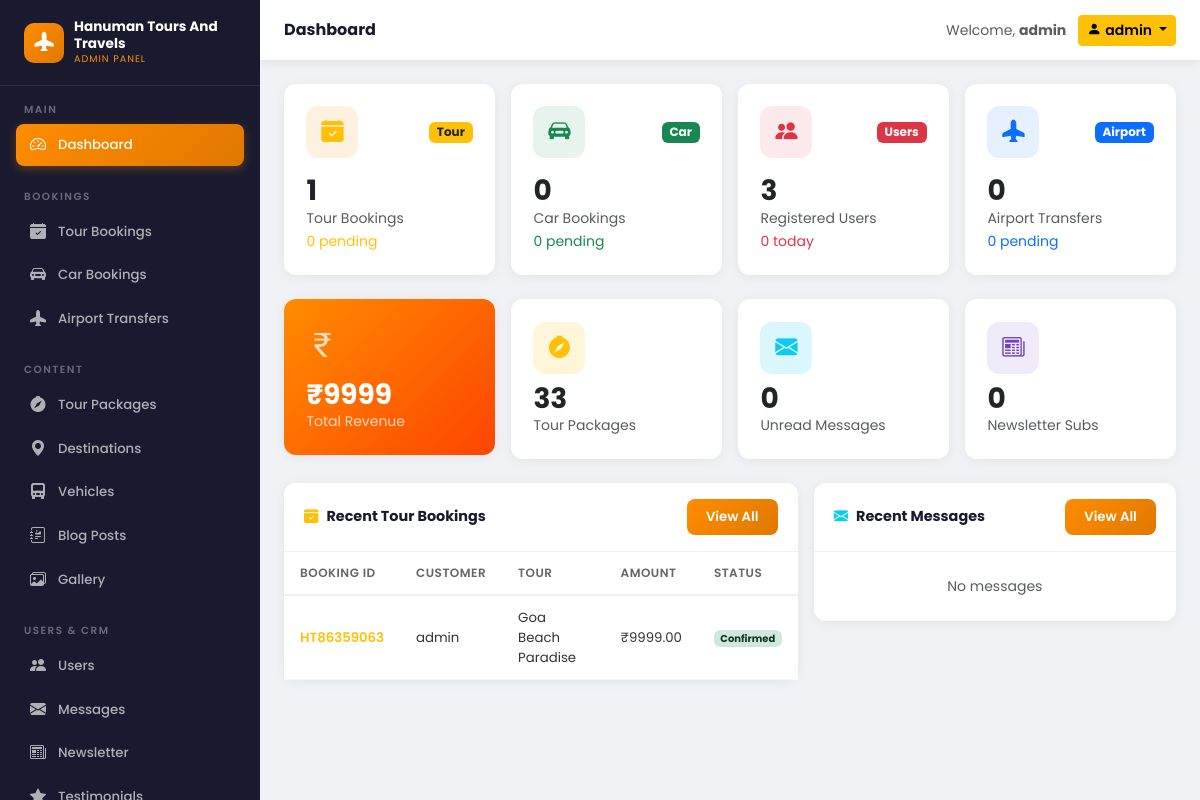
The page /panel/ (signed in) on the database its author committed.
### bookings/models.py (models this page shows, shortened)
class Booking(models.Model):
    STATUS_CHOICES = [
        ('pending', 'Pending'),
        ('confirmed', 'Confirmed'),
        ('cancelled', 'Cancelled'),
        ('completed', 'Completed'),
    ]
    PAYMENT_STATUS = [
        ('unpaid', 'Unpaid'),
        ('partial', 'Partial'),
        ('paid', 'Paid'),
        ('refunded', 'Refunded'),
    ]
    booking_id = models.CharField(max_length=20, unique=True, editable=False)
    user = models.ForeignKey(User, on_delete=models.CASCADE, related_name='bookings')
    tour = models.ForeignKey(TourPackage, on_delete=models.CASCADE, related_name='bookings')
    travel_date = models.DateField()
    num_adults = models.PositiveIntegerField(default=1)
    num_children = models.PositiveIntegerField(default=0)
    total_amount = models.DecimalField(max_digits=12, decimal_places=2)
    status = models.CharField(max_length=20, choices=STATUS_CHOICES, default='pending')
    payment_status = models.CharField(max_length=20, choices=PAYMENT_STATUS, default='unpaid')
    payment_id = models.CharField(max_length=200, blank=True)
    special_requests = models.TextField(blank=True)
    created_at = models.DateTimeField(auto_now_add=True)
    updated_at = models.DateTimeField(auto_now=True)
    class Meta:
        ordering = ['-created_at']

### tours/models.py (models this page shows, shortened)
class TourPackage(models.Model):
    DIFFICULTY_CHOICES = [
        ('easy', 'Easy'),
        ('moderate', 'Moderate'),
        ('challenging', 'Challenging'),
    ]
    TYPE_CHOICES = [
        ('adventure', 'Adventure'),
        ('cultural', 'Cultural'),
        ('religious', 'Religious'),
        ('beach', 'Beach'),
        ('hill', 'Hill Station'),
        ('wildlife', 'Wildlife'),
        ('honeymoon', 'Honeymoon'),
        ('family', 'Family'),
    ]
    title = models.CharField(max_length=300)
    slug = models.SlugField(unique=True)
    destination = models.ForeignKey(Destination, on_delete=models.CASCADE, related_name='packages')
    tour_type = models.CharField(max_length=50, choices=TYPE_CHOICES, default='cultural')
    difficulty = models.CharField(max_length=20, choices=DIFFICULTY_CHOICES, default='easy')
    description = models.TextField()
    highlights = models.TextField(help_text='One highlight per line')
    duration_days = models.PositiveIntegerField()
    duration_nights = models.PositiveIntegerField()
    price_per_person = models.DecimalField(max_digits=10, decimal_places=2)
    discounted_price = models.DecimalField(max_digits=10, decimal_places=2, null=True, blank=True)
    max_group_size = models.PositiveIntegerField(default=20)
    min_age = models.PositiveIntegerField(default=5)
    thumbnail = models.ImageField(upload_to='tours/thumbnails/', blank=True)
    thumbnail_url = models.URLField(blank=True, help_text='Auto-filled image URL (used when no file is uploaded)')
    is_featured = models.BooleanField(default=False)
    is_active = models.BooleanField(default=True)
    created_at = models.DateTimeField(auto_now_add=True)
    class Meta:
        ordering = ['-created_at']

### core/custom_admin_views.py (the view)
# urls.py: path('', v.dashboard, name='custom_admin_dashboard'),
@login_required
@staff_required
def dashboard(request):
    today = timezone.now().date()
    ctx = _sidebar_context()
    ctx.update({
        'total_tour_bookings': Booking.objects.count(),
        'pending_tour_bookings': Booking.objects.filter(status='pending').count(),
        'total_car_bookings': CarBooking.objects.count(),
        'pending_car_bookings': CarBooking.objects.filter(status='pending').count(),
        'total_airport_transfers': AirportTransfer.objects.count(),
        'pending_airport_transfers': AirportTransfer.objects.filter(status='pending').count(),
        'total_users': User.objects.count(),
        'new_users_today': User.objects.filter(date_joined__date=today).count(),
        'total_revenue': Booking.objects.filter(status__in=['confirmed', 'completed']).aggregate(t=Sum('total_amount'))['t'] or 0,
        'total_tours': TourPackage.objects.count(),
        'total_subscribers': Newsletter.objects.filter(is_active=True).count(),
        'recent_bookings': Booking.objects.select_related('user', 'tour').order_by('-created_at')[:8],
        'recent_messages': ContactMessage.objects.order_by('-created_at')[:6],
    })
    return render(request, 'custom_admin/dashboard.html', ctx)

### templates/custom_admin/dashboard.html (shortened to what this page needs)
{% extends 'custom_admin/base.html' %}
{% block page_title %}Dashboard{% endblock %}
{% block content %}
<div class="row g-3 mb-4">
    <div class="col-6 col-lg-3">
        <div class="ca-stat-card">
            <div class="d-flex align-items-center justify-content-between mb-3">
                <div class="ca-stat-icon" style="background:rgba(255,140,0,0.12);">
                    <i class="bi bi-calendar-check-fill text-warning"></i>
                </div>
                <span class="badge bg-warning text-dark small">Tour</span>
            </div>
            <h3 class="fw-bold mb-0">{{ total_tour_bookings }}</h3>
            <p class="text-muted small mb-0">Tour Bookings</p>
            <small class="text-warning">{{ pending_tour_bookings }} pending</small>
        </div>
    </div>
    <div class="col-6 col-lg-3">
        <div class="ca-stat-card">
            <div class="d-flex align-items-center justify-content-between mb-3">
                <div class="ca-stat-icon" style="background:rgba(25,135,84,0.1);">
                    <i class="bi bi-car-front-fill text-success"></i>
                </div>
                <span class="badge bg-success small">Car</span>
            </div>
            <h3 class="fw-bold mb-0">{{ total_car_bookings }}</h3>
            <p class="text-muted small mb-0">Car Bookings</p>
            <small class="text-success">{{ pending_car_bookings }} pending</small>
        </div>
    </div>
    <div class="col-6 col-lg-3">
        <div class="ca-stat-card">
            <div class="d-flex align-items-center justify-content-between mb-3">
                <div class="ca-stat-icon" style="background:rgba(220,53,69,0.1);">
                    <i class="bi bi-people-fill text-danger"></i>
                </div>
                <span class="badge bg-danger small">Users</span>
            </div>
            <h3 class="fw-bold mb-0">{{ total_users }}</h3>
            <p class="text-muted small mb-0">Registered Users</p>
            <small class="text-danger">{{ new_users_today }} today</small>
        </div>
    </div>
    <div class="col-6 col-lg-3">
        <div class="ca-stat-card">
            <div class="d-flex align-items-center justify-content-between mb-3">
                <div class="ca-stat-icon" style="background:rgba(13,110,253,0.1);">
                    <i class="bi bi-airplane-fill text-primary"></i>
                </div>
                <span class="badge bg-primary small">Airport</span>
            </div>
            <h3 class="fw-bold mb-0">{{ total_airport_transfers }}</h3>
            <p class="text-muted small mb-0">Airport Transfers</p>
            <small class="text-primary">{{ pending_airport_transfers }} pending</small>
        </div>
    </div>
</div>
<div class="row g-3 mb-4">
    <div class="col-lg-3 col-6">
        <div class="ca-stat-card" style="background:linear-gradient(135deg,#ff8c00,#ff4500);color:#fff;">
            <i class="bi bi-currency-rupee fs-2 mb-2 d-block opacity-75"></i>
            <h3 class="fw-bold mb-0">₹{{ total_revenue|floatformat:0 }}</h3>
            <p class="mb-0 small opacity-75">Total Revenue</p>
        </div>
    </div>
    <div class="col-lg-3 col-6">
        <div class="ca-stat-card">
            <div class="ca-stat-icon mb-2" style="background:rgba(255,193,7,0.15);">
                <i class="bi bi-compass-fill text-warning"></i>
            </div>
            <h3 class="fw-bold mb-0">{{ total_tours }}</h3>
            <p class="text-muted small mb-0">Tour Packages</p>
        </div>
    </div>
    <div class="col-lg-3 col-6">
        <div class="ca-stat-card">
            <div class="ca-stat-icon mb-2" style="background:rgba(13,202,240,0.15);">
                <i class="bi bi-envelope-fill text-info"></i>
            </div>
            <h3 class="fw-bold mb-0">{{ unread_messages }}</h3>
            <p class="text-muted small mb-0">Unread Messages</p>
        </div>
    </div>
    <div class="col-lg-3 col-6">
        <div class="ca-stat-card">
            <div class="ca-stat-icon mb-2" style="background:rgba(111,66,193,0.1);">
                <i class="bi bi-newspaper" style="color:#6f42c1;"></i>
            </div>
            <h3 class="fw-bold mb-0">{{ total_subscribers }}</h3>
            <p class="text-muted small mb-0">Newsletter Subs</p>
        </div>
    </div>
</div>
<div class="row g-3">
    <div class="col-lg-7">
        <div class="ca-card">
            <div class="ca-card-header">
                <span><i class="bi bi-calendar-check-fill text-warning me-2"></i>Recent Tour Bookings</span>
                <a href="{% url 'custom_admin_tour_bookings' %}" class="btn btn-sm btn-ca-primary">View All</a>
            </div>
            <div class="table-responsive">
                <table class="table ca-table mb-0">
                    <thead><tr>
                        <th>Booking ID</th><th>Customer</th><th>Tour</th><th>Amount</th><th>Status</th>
                    </tr></thead>
                    <tbody>
                        {% for b in recent_bookings %}
                        <tr>
                            <td><span class="fw-semibold text-warning">{{ b.booking_id }}</span></td>
                            <td>{{ b.user.get_full_name|default:b.user.username }}</td>
                            <td>{{ b.tour.title|truncatewords:4 }}</td>
                            <td>₹{{ b.total_amount }}</td>
                            <td><span class="badge status-{{ b.status }}">{{ b.get_status_display }}</span></td>
                        </tr>
                        {% empty %}
                        <tr><td colspan="5" class="text-center text-muted py-3">No bookings yet</td></tr>
                        {% endfor %}
                    </tbody>
                </table>
            </div>
        </div>
    </div>
    <div class="col-lg-5">
        <div class="ca-card">
            <div class="ca-card-header">
                <span><i class="bi bi-envelope-fill text-info me-2"></i>Recent Messages</span>
                <a href="{% url 'custom_admin_messages' %}" class="btn btn-sm btn-ca-primary">View All</a>
            </div>
            <div class="p-0">
                {% for msg in recent_messages %}
                <div class="d-flex align-items-start gap-3 p-3 border-bottom {% if not msg.is_read %}bg-warning bg-opacity-10{% endif %}">
                    <div class="rounded-circle bg-warning d-flex align-items-center justify-content-center flex-shrink-0" style="width:36px;height:36px;">
                        <i class="bi bi-person-fill text-white small"></i>
                    </div>
                    <div class="flex-grow-1 overflow-hidden">
                        <div class="d-flex justify-content-between">
                            <span class="fw-semibold small">{{ msg.name }}</span>
                            <span class="text-muted" style="font-size:0.7rem;">{{ msg.created_at|timesince }} ago</span>
                        </div>
                        <p class="text-muted mb-0" style="font-size:0.78rem;">{{ msg.subject|truncatewords:6 }}</p>
                    </div>
                </div>
                {% empty %}
                <div class="text-center text-muted py-4 small">No messages</div>
                {% endfor %}
            </div>
        </div>
    </div>
</div>
{% endblock %}

### templates/custom_admin/base.html (shortened to what this page needs)
{% load static %}
<!DOCTYPE html>
<html lang="en">
<head>
    <link href="https://cdn.jsdelivr.net/npm/bootstrap@5.3.2/dist/css/bootstrap.min.css" rel="stylesheet">
    <link href="https://cdn.jsdelivr.net/npm/bootstrap-icons@1.11.3/font/bootstrap-icons.css" rel="stylesheet">
</head>
<body>
<aside class="ca-sidebar" id="caSidebar">
    <div class="ca-sidebar-brand">
        <div class="ca-brand-icon"><i class="bi bi-airplane-fill"></i></div>
        <div>
            <div class="ca-brand-text">Hanuman Tours And Travels</div>
            <div class="ca-brand-sub">Admin Panel</div>
        </div>
    </div>
    <div class="ca-nav-section">
        <div class="ca-nav-label">Main</div>
        <a href="{% url 'custom_admin_dashboard' %}" class="ca-nav-link {% if request.resolver_match.url_name == 'custom_admin_dashboard' %}active{% endif %}">
            <i class="bi bi-speedometer2"></i> Dashboard
        </a>
    </div>
    <div class="ca-nav-section">
        <div class="ca-nav-label">Bookings</div>
        <a href="{% url 'custom_admin_tour_bookings' %}" class="ca-nav-link {% if 'tour_bookings' in request.resolver_match.url_name %}active{% endif %}">
            <i class="bi bi-calendar-check-fill"></i> Tour Bookings
        </a>
        <a href="{% url 'custom_admin_car_bookings' %}" class="ca-nav-link {% if 'car_bookings' in request.resolver_match.url_name %}active{% endif %}">
            <i class="bi bi-car-front-fill"></i> Car Bookings
        </a>
        <a href="{% url 'admin_airport_transfers' %}" class="ca-nav-link {% if request.resolver_match.url_name == 'admin_airport_transfers' %}active{% endif %}">
            <i class="bi bi-airplane-fill"></i> Airport Transfers
        </a>
    </div>
    <div class="ca-nav-section">
        <div class="ca-nav-label">Content</div>
        <a href="{% url 'custom_admin_tours' %}" class="ca-nav-link {% if request.resolver_match.url_name == 'custom_admin_tours' %}active{% endif %}">
            <i class="bi bi-compass-fill"></i> Tour Packages
        </a>
        <a href="{% url 'custom_admin_destinations' %}" class="ca-nav-link {% if 'destinations' in request.resolver_match.url_name %}active{% endif %}">
            <i class="bi bi-geo-alt-fill"></i> Destinations
        </a>
        <a href="{% url 'custom_admin_vehicles' %}" class="ca-nav-link {% if 'vehicles' in request.resolver_match.url_name %}active{% endif %}">
            <i class="bi bi-truck-front-fill"></i> Vehicles
        </a>
        <a href="{% url 'custom_admin_blog' %}" class="ca-nav-link {% if 'blog' in request.resolver_match.url_name %}active{% endif %}">
            <i class="bi bi-journal-richtext"></i> Blog Posts
        </a>
        <a href="{% url 'custom_admin_gallery' %}" class="ca-nav-link {% if 'gallery' in request.resolver_match.url_name %}active{% endif %}">
            <i class="bi bi-images"></i> Gallery
        </a>
    </div>
    <div class="ca-nav-section">
        <div class="ca-nav-label">Users & CRM</div>
        <a href="{% url 'custom_admin_users' %}" class="ca-nav-link {% if request.resolver_match.url_name == 'custom_admin_users' %}active{% endif %}">
            <i class="bi bi-people-fill"></i> Users
        </a>
        <a href="{% url 'custom_admin_messages' %}" class="ca-nav-link {% if 'messages' in request.resolver_match.url_name %}active{% endif %}">
            <i class="bi bi-envelope-fill"></i> Messages
        </a>
        <a href="{% url 'custom_admin_newsletter' %}" class="ca-nav-link {% if 'newsletter' in request.resolver_match.url_name %}active{% endif %}">
            <i class="bi bi-newspaper"></i> Newsletter
        </a>
        <a href="{% url 'custom_admin_testimonials' %}" class="ca-nav-link {% if 'testimonials' in request.resolver_match.url_name %}active{% endif %}">
            <i class="bi bi-star-fill"></i> Testimonials
        </a>
    </div>
</aside>
<header class="ca-topbar">
    <div class="ca-topbar-left">
        <h1 class="ca-page-title">{% block page_title %}Dashboard{% endblock %}</h1>
    </div>
    <div class="ca-topbar-right">
        <span class="text-muted small d-none d-md-block">Welcome, <strong>{{ request.user.get_full_name|default:request.user.username }}</strong></span>
        <div class="dropdown">
            <button class="btn btn-sm btn-warning dropdown-toggle fw-semibold" data-bs-toggle="dropdown">
                <i class="bi bi-person-fill me-1"></i>{{ request.user.username }}
            </button>
        </div>
    </div>
</header>
<main class="ca-main">
    {% block content %}{% endblock %}
</main>
</body>
</html>

### rows shown on the page
Booking: booking_id "HT86359063", user.get_full_name "admin", tour "Goa Beach Paradise", total_amount "9999.00", status "Confirmed"

### other values the page prints
{{ request.user.get_full_name|default:request.user.username }} "admin"
{{ request.user.username }} "admin"
{{ total_tour_bookings }} "1"
{{ pending_tour_bookings }} "0"
{{ total_car_bookings }} "0"
{{ pending_car_bookings }} "0"
{{ total_users }} "3"
{{ new_users_today }} "0"
{{ total_airport_transfers }} "0"
{{ pending_airport_transfers }} "0"
{{ total_revenue|floatformat:0 }} "9999"
{{ total_tours }} "33"
{{ unread_messages }} "0"
{{ total_subscribers }} "0"
